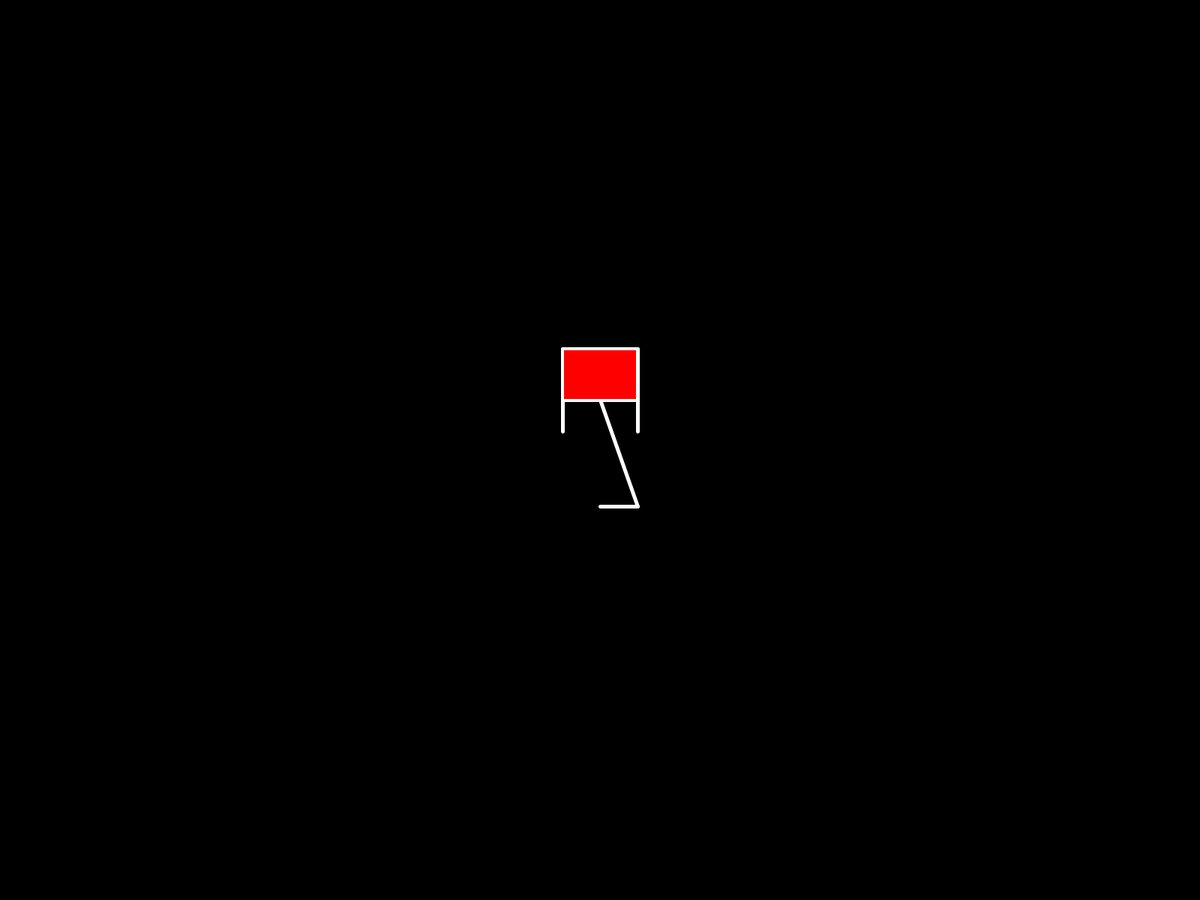
Frame 1 (no input)
Frame 60 (the mouse pressed at the canvas centre just before this capture): identical to frame 1, image omitted
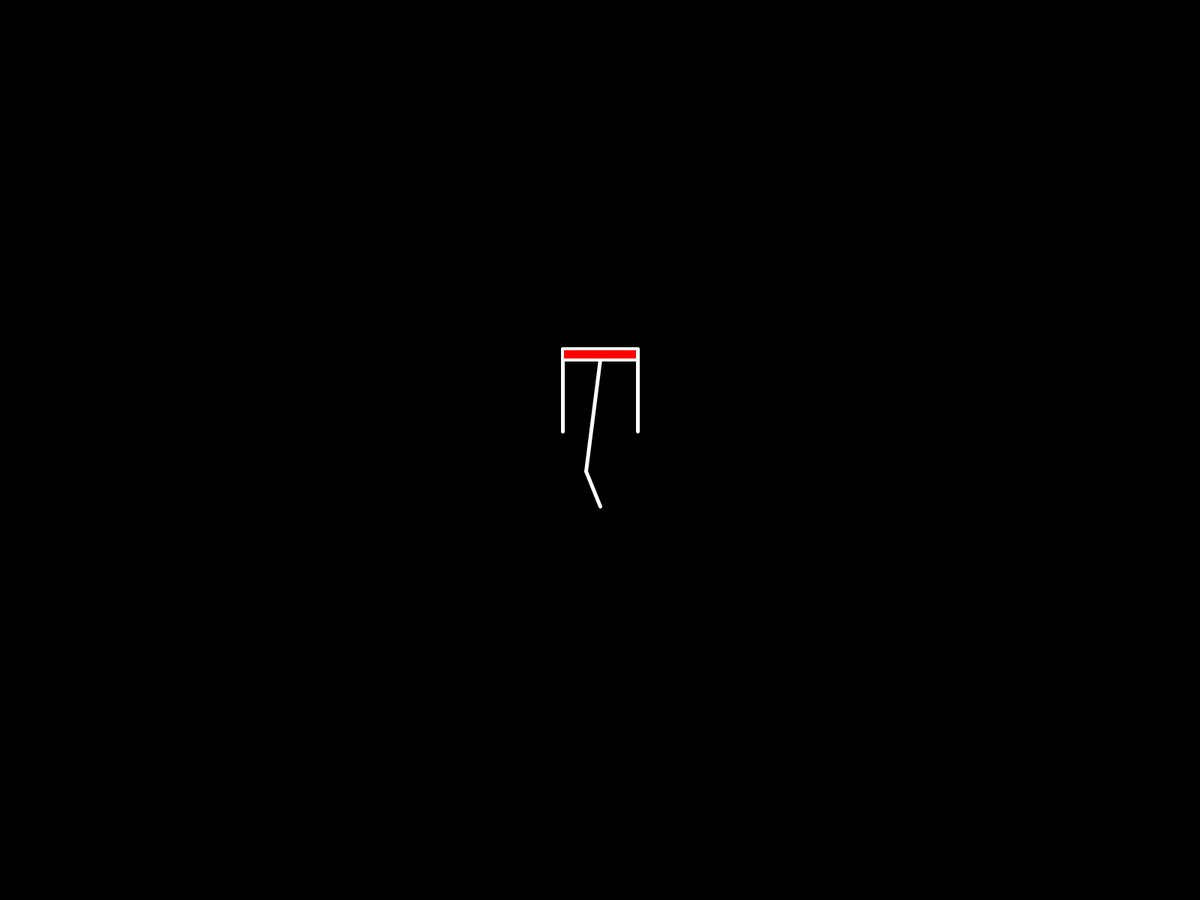
Frame 120 (the mouse held since frame 60 and released just before this capture)

The Processing sketch that drew these frames (run headless with seeded random() and noise(); from frame 60 on, the mouse is pressed at the canvas centre):

// Processing sketch: Karno
// ── Karno.pde
float a, speed, l1, l2, w3, d, h;

void setup() {
    fullScreen();
    
    a = 0;
    speed = 1E-2;
    l1 = 50;
    l2 = 150;
    w3 = 100;
    d = 5;
    h = 10;
}

void draw() {
    background(0);
    translate(width / 2, height / 2 + l2 / 2);
    
    float x1 = l1 * cos(a * 180 / PI), y1 = l1 * sin(a * 180 / PI);
    float y2 = y1 - sqrt(l2 * l2 - x1 * x1);
    float xl = -w3 / 2, xr = w3 / 2, yb = -(l2 - l1), yt = -(l2 + l1 + h);
    
    strokeWeight(d);
    stroke(255);
    line(0, 0, x1, y1); //lever 1
    line(x1, y1, 0, y2); //lever 2
    line(xl, y2, xr, y2); //bottom
    line(xl, yt, xr, yt); //top
    line(xl, yb, xl, yt); //left
    line(xr, yb, xr, yt); //right
    
    float red, blue;
    if(x1 < 0)
        red = map(y2, yt + h * 4, yt + h * 2, 0, 255);
    else
        red = map(y2, yb - h * 4, yb, 255, 0);
    blue = 255 - red;
    
    strokeWeight(1);
    stroke(red, 0, blue);
    fill(red, 0, blue);
    rectMode(CORNERS);
    if(yt + d / 2 <= y2 - d / 2)
        rect(xl + d / 2, yt + d / 2, xr - d / 2, y2 - d / 2);
    noFill();
    
    a = (a + map(mouseX, 0, width, 0, speed)) % 360;
}
